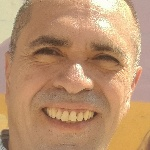
#> input picture imagenes/entrenamiento/rostros/rostro_1.jpg, 150 x 150 px; its folder holds 4 pictures in this run
$ python 'Entrenamiento Reconocimiento Rostros.py'
#> lines starting #> are read from the running program, lines starting #| are printed output that depends on the picture
import cv2
import os

import numpy as np

carpeta_entrada="imagenes/entrenamiento/rostros"

lista_rostros=os.listdir(carpeta_entrada)

datos_rostros=[]
etiquetas=[]
total_etiquetas=0

for rostro in lista_rostros:
    print("Procesando imagen: ", rostro)
    img=cv2.imread(os.path.join(carpeta_entrada, rostro), 0)
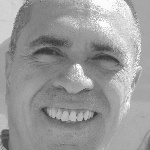
#> img: shape (150, 150); min 49, max 255, mean 153.5

    if img is not None:
        datos_rostros.append(img)
        etiquetas.append(total_etiquetas)
        total_etiquetas+=1
#> pass 2 of the loop `for rostro in lista_rostros:`:
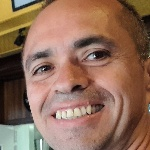
#> input picture imagenes/entrenamiento/rostros/rostro_10.jpg, 150 x 150 px
#> `img=cv2.imread(os.path.join(carpeta_entrada, rostro), 0)`:
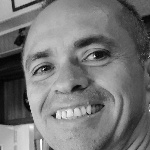
#> img: shape (150, 150); min 2, max 255, mean 118.3
#> pass 3 of the loop `for rostro in lista_rostros:`:
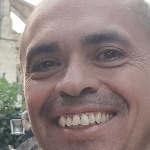
#> input picture imagenes/entrenamiento/rostros/rostro_18.jpg, 150 x 150 px
#> `img=cv2.imread(os.path.join(carpeta_entrada, rostro), 0)`:
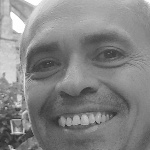
#> img: shape (150, 150); min 39, max 255, mean 132.3
#> the loop made 4 passes; the first 3 are shown

reconocedor_rostro=cv2.face.LBPHFaceRecognizer_create()

reconocedor_rostro.train(datos_rostros, np.array(etiquetas))
print("Entrenando...")

reconocedor_rostro.write("reconocedor_rostro.xml")

print("Entrenamiento finalizado")
